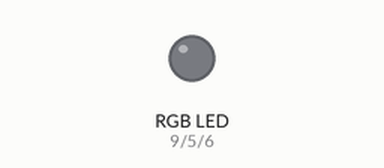
Recording of a sketch running on a simulated Arduino Uno, built with avr-gcc and run on an emulated ATmega328P. Shown: an RGB LED mixed from three pins (HIGH = lit). Dim RGB values are drawn brighter than linear; random numbers use the default seed unless the sketch sets one.

Above: at 0.15 s.
At 4.95 s:
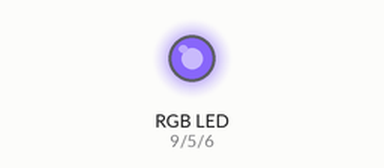
At 10.06 s:
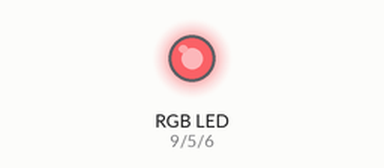
At 19.97 s:
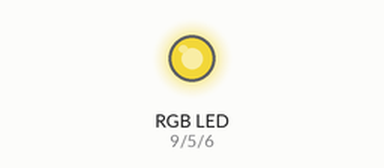
At 29.88 s:
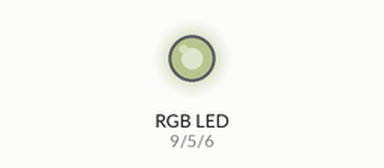
At 39.79 s:
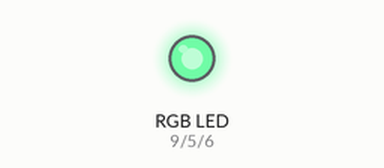
Timing chart, 0 to 40.0 s (numbered marks = the images above):
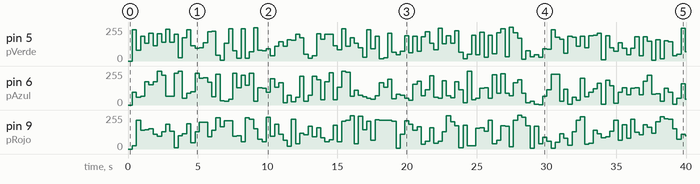

Measured:
- by itself, pin 6 (pAzul): 0/255 → 97/255 at 0.30 s, → 58/255 0.30 s later, → 67/255 0.30 s later, → 175/255 0.30 s later, … (133 changes in this stretch)
- by itself, pin 9 (pRojo): 0/255 → 23/255 at 0.30 s, → 217/255 0.30 s later, → 141/255 0.30 s later, → 146/255 0.30 s later, … (133 changes in this stretch)

The sketch:

LED_RGBIII.ino
```cpp
// C++ code
//Configuración leds
const int pRojo = 9; //Configuración entrada RGB rojo
const int pAzul = 6; //Configuración entrada RGB azul
const int pVerde = 5; //Configuración entrada RGB verde
const int Duracion_Color = 300;


void setup()
{
  pinMode(pRojo, OUTPUT);
  pinMode(pAzul, OUTPUT);
  pinMode(pVerde, OUTPUT);

}

void loop()
{ 	const int rojo = random (0,255);
  	const int verde = random (0,255);
  	const int azul = random (0,255);
  	delay(Duracion_Color);
    analogWrite (pRojo, 255-rojo);
    analogWrite (pVerde, 255-verde);
    analogWrite (pAzul, 255-azul);
}
```
